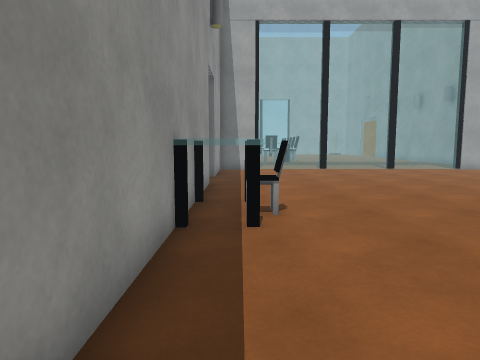
view 1 (above)

17 first-person views from a walk through a scene from a Unity 3-D project. The camera is 1.3 m above the floor, tilts 6° down and sees 70° across. Doors are open. The floor is counted in squares, 1 m on a side. Each view is taken from the middle of a square. On the plan, view 1 faces up. The plan holds only what a view shows up to about 15 squares ahead; the rest is blank. The place goes on beyond the plan. The player character is not drawn. Surface patterns are stand-ins for the level's own textures.

view 2
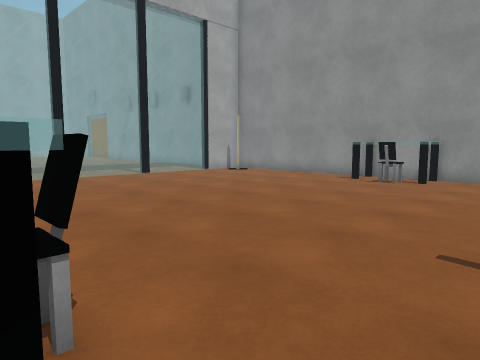

view 3
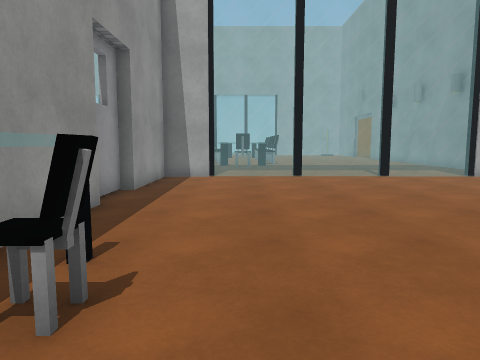

view 4
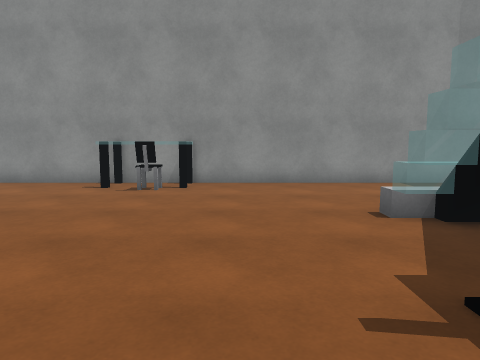

view 5
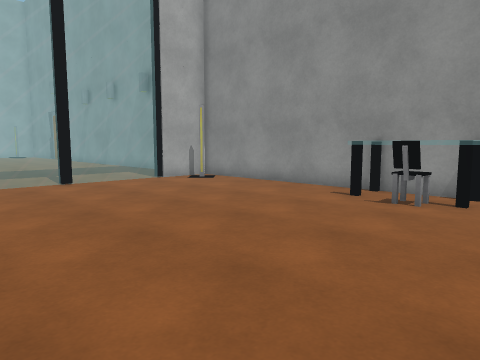

view 6
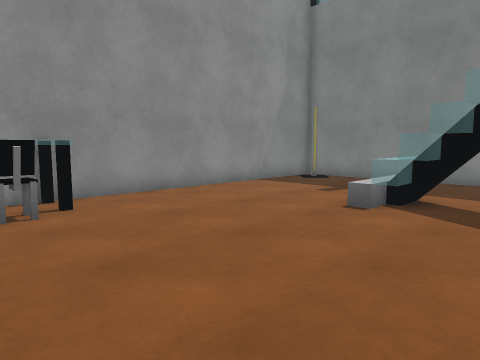

view 7
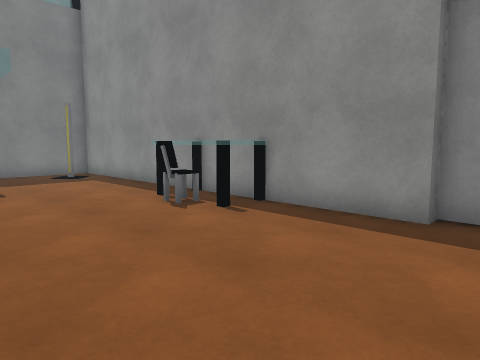

view 8
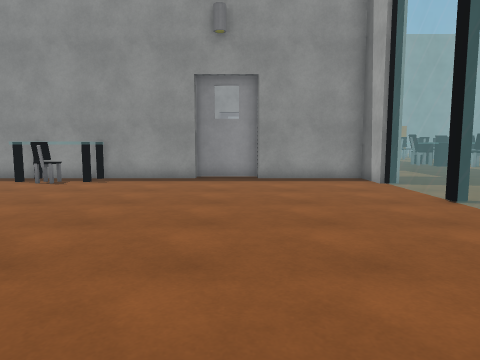

view 9
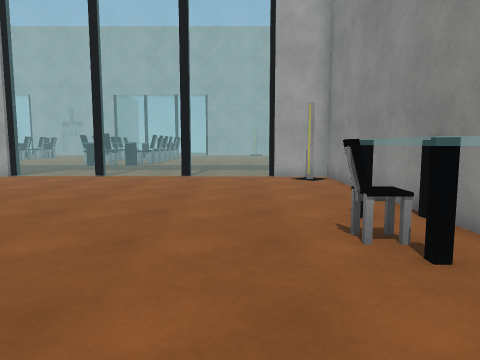

view 10
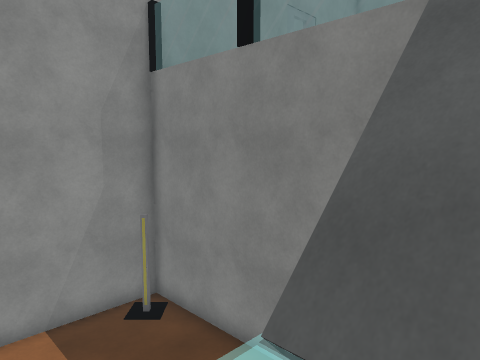

view 11
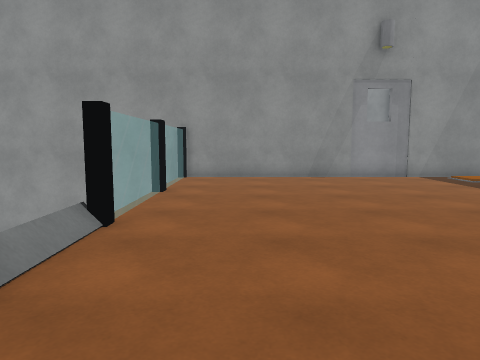

view 12
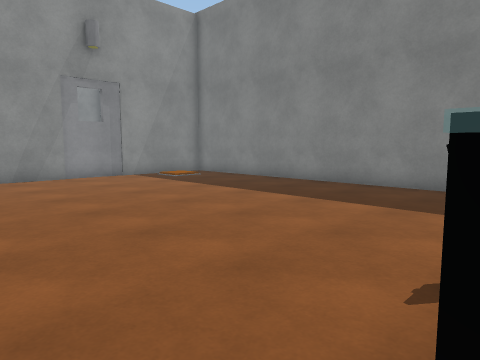

view 13
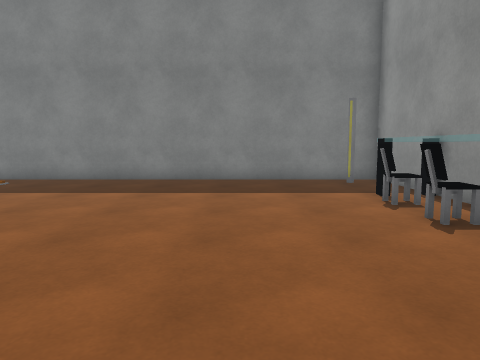

view 14
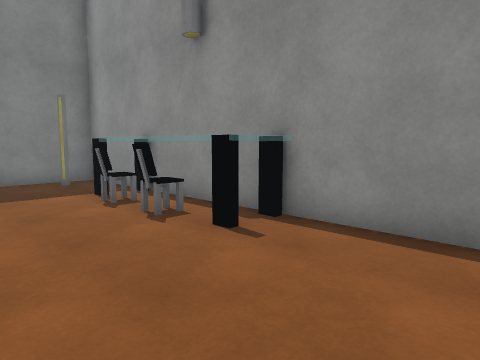

view 15
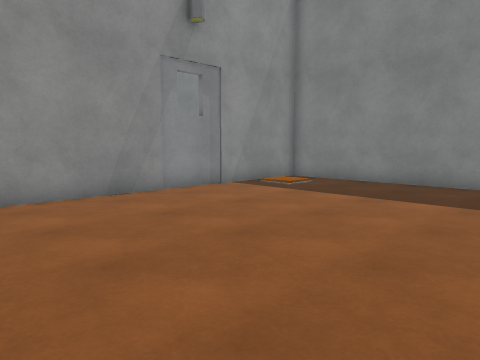

view 16
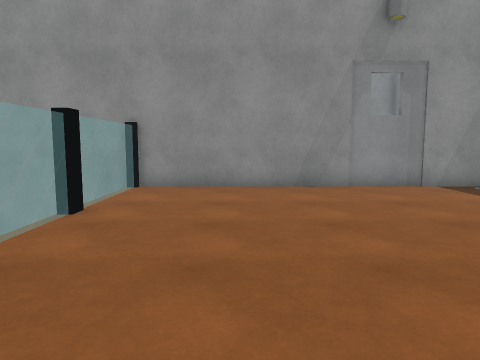

view 17
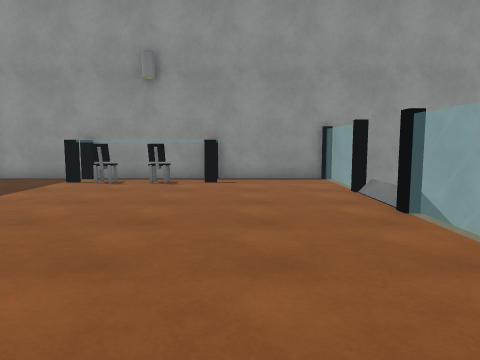

### Floor plan
Key: @ floor where view 1 was taken; # wall or solid block; . main floor; : floor 3.5 m higher than the main floor; + floor 7 m higher than the main floor; * floor 7.25 m higher than the main floor; / step, stairs or slope; D open door; = window, fence, low wall or low ledge; ^ raised ledge; E desk; C chair; R railing.
Columns run from 2 left of view 1 to 14 right of it. Each row starts with its distance up from view 1.
 19  ..............
 18  ##===========###
 17  #.............##
 16  #..............#
 15  #..............#
 14 ##..............#
 13 DD..............#
 12 DD..............#
 11 ##..............#
 10  #............EE#
  9  #............CE#
  8  #E...........CE#
  7  EC.............#
  6  ECC............#
  5  #E.............#
  4  #.... .........#
  3  #...:: ///.....#
  2  #...:    /.....#
  1  #.../// // ....#
  0  #@../// .. ....#
 -1  #...  / .. ....#
 -2  #... // ......##
 -3  #RRRR++R======R#
 -4  #++++++++++++++#
 -5  #++++++++++++++#
 -6  #++++++++++++++#
 -7  #^+++++++++++++#
 -8  #^+++++++++++++#
 -9  #^C++++++++++++#
-10  #^+++++++++++++D
-11  #^C+++++++++++DD
-12  #^+++++++++++++#
-13  #++++++++++++*+#
-14  #++++++++++++  #
-15  ##+++++++++++++#
-16  ################

Where each view was taken, in squares from view 1:
view 1: 0 up, 0 right, facing up
view 2: 4 up, 0 right, facing up-right
view 3: 4 up, 2 right, facing up
view 4: 6 up, 2 right, facing right
view 5: 6 up, 4 right, facing up-right
view 6: 10 up, 5 right, facing down-right
view 7: 13 up, 5 right, facing down-left
view 8: 13 up, 12 right, facing left
view 9: 4 up, 10 right, facing up
view 10: 3 up, 4 right, facing down-right
view 11: 5 down, 0 right, facing right
view 12: 5 down, 0 right, facing down-right
view 13: 3 down, 4 right, facing down
view 14: 3 down, 4 right, facing down-left
view 15: 4 down, 5 right, facing down-right
view 16: 6 down, 3 right, facing right
view 17: 6 down, 12 right, facing left
